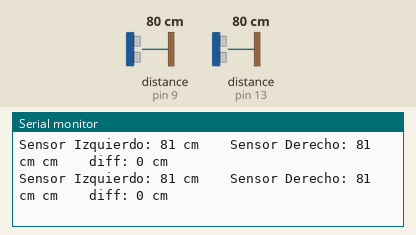
This sketch was run on a simulated Arduino Uno, built with avr-gcc and run on an emulated ATmega328P. On the bench: the last lines printed to the serial monitor. The inputs (shaded band) are chosen by the test bench; at power-on: distance to the obstacle (sensors on pin 9, pin 13) 80 cm. The echo pulse lasts 58.3 µs per cm.

Above: at 1.8 s.
1.9 s: distance to the obstacle (sensor on pin 9) set to 2 cm
At 2.8 s:
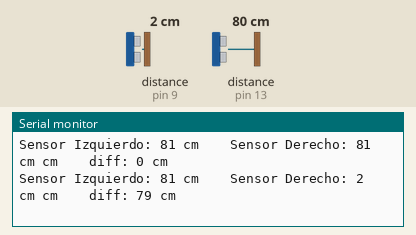
3.4 s: distance to the obstacle (sensor on pin 13) set to 2 cm
At 4.7 s:
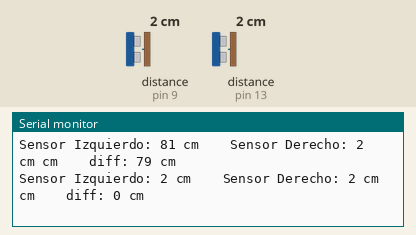
4.9 s: distance to the obstacle (sensor on pin 9) set to 4 cm
At 5.8 s:
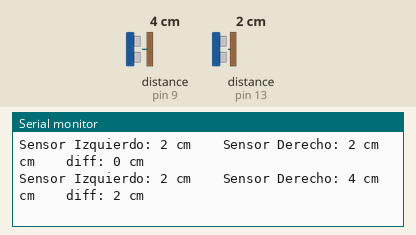
6.4 s: distance to the obstacle (sensor on pin 13) set to 4 cm
At 7.5 s:
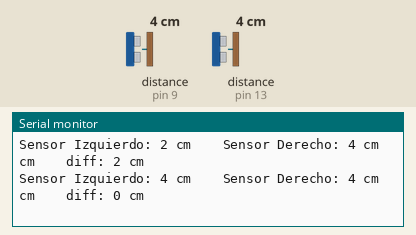
Timing chart, 0 to 8.9 s (numbered marks = the images above; inputs shaded):
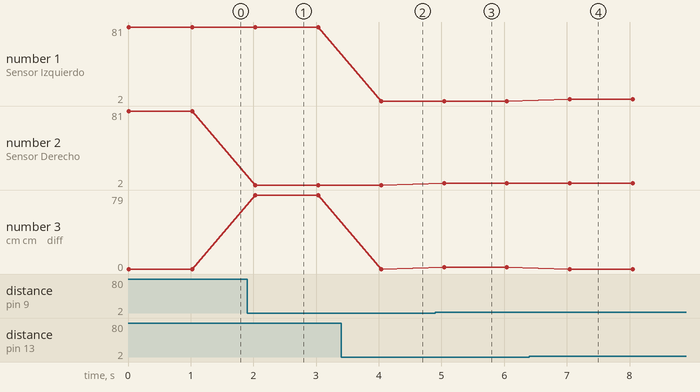

The sketch:

pruebas.ino
```cpp
#include <NewPing.h>

// Define los pines de los sensores de ultrasonido
const int TRIG_PIN_1 = 12;
const int ECHO_PIN_1 = 13;
const int TRIG_PIN_2 = 8;
const int ECHO_PIN_2 = 9;

// Define los objetos de los sensores de ultrasonido
NewPing s_Izq(TRIG_PIN_1, ECHO_PIN_1, 400);  // Sensor Izquierdo
NewPing s_Der(TRIG_PIN_2, ECHO_PIN_2, 400);  // Sensor Derecho

void setup() {
  // Inicializa la comunicación serial
  Serial.begin(9600);
}

void loop() {
  // Realizar mediciones de ultrasonido
  int dIzq = s_Izq.ping_cm();
  int dDer = s_Der.ping_cm();

  // Imprimir los resultados en una tabla mediante Serial
  Serial.print("Sensor Izquierdo: ");
  Serial.print(dIzq);
  Serial.print(" cm\t\tSensor Derecho: ");
  Serial.print(dDer);
  Serial.print(" cm");
  Serial.print(" cm\t\tdiff: ");
  Serial.print(abs(dDer-dIzq));
  Serial.println(" cm");

  delay(1000);  // Esperar 1 segundo antes de la siguiente medición
}
```

Measured:
- after the input at 1.9 s, the serial monitor: prints a new line after 0.13 s (image 1)
- after the input at 3.4 s, the serial monitor: prints a new line after 0.64 s (image 2)
- after the input at 4.9 s, the serial monitor: prints a new line after 0.14 s (image 3)
- after the input at 6.4 s, the serial monitor: prints a new line after 0.65 s (image 4)
- plotted number 2: 81 → 2 after the input at 1.9 s, 2 → 4 after the input at 4.9 s
- plotted number 3: 0 → 79 after the input at 1.9 s
